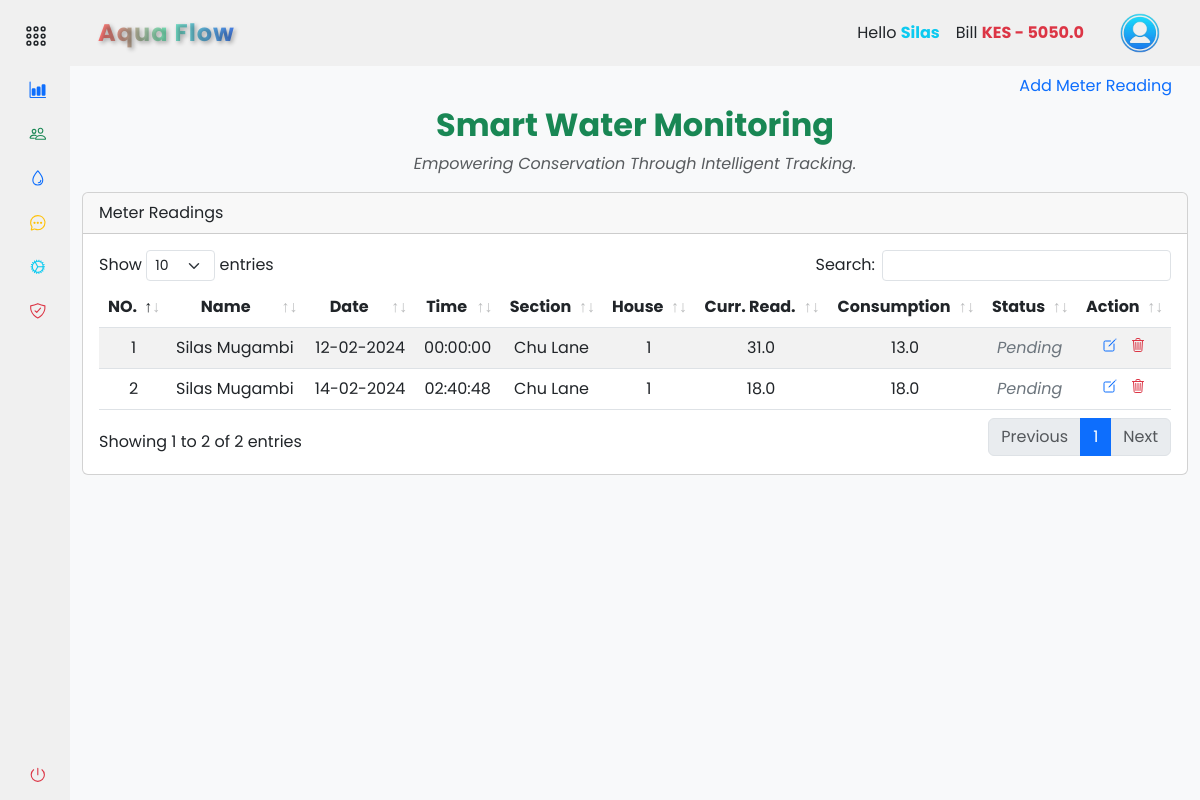
Page /accounts/records/meter_readings (signed in) on the earlier database version.
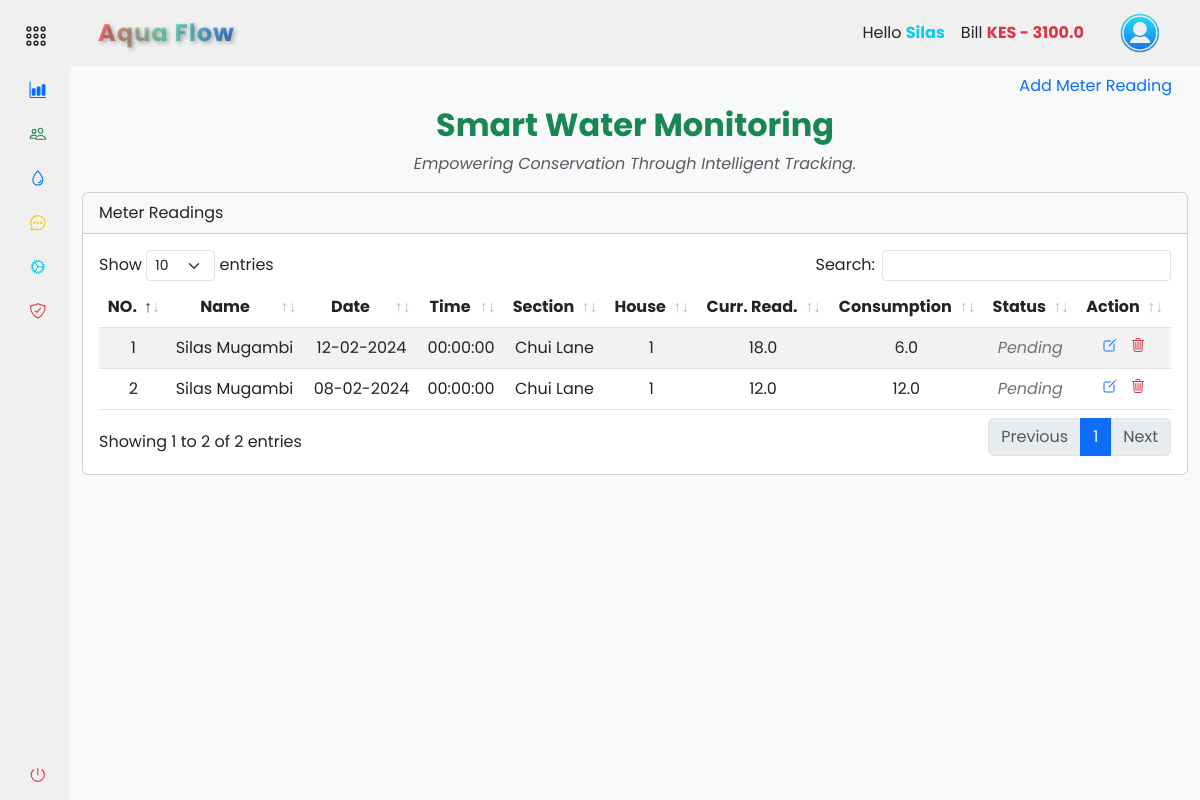
Same page on the later database version.
### app/backend/models/user.py (models this page shows, shortened)
class MeterReading(db.Model):
    id = db.Column(db.Integer, primary_key=True)
    user_id = db.Column(db.Integer, db.ForeignKey('user.id'), nullable=False)
    timestamp = db.Column(db.DateTime, default=datetime.now(timezone.utc) + timedelta(hours=3), nullable=False)
    customer_name = db.Column(db.String(50))
    house_section = db.Column(db.String(50))
    house_number = db.Column(db.String(20))
    reading_value = db.Column(db.Float)
    consumed = db.Column(db.Float)
    unit_price = db.Column(db.Float)
    service_fee = db.Column(db.Float)
    sub_total_price = db.Column(db.Float)
    total_price = db.Column(db.Float)
    reading_status = db.Column(db.Boolean, default=False)
    payments = db.relationship('Payment', backref='meter_reading', lazy=True)

### app/backend/accounts/records/routes.py (the view, shortened to what this page needs)
@records_bp.route('/meter_readings', methods=['GET', 'POST'])
@login_required
def meter_readings():
    add_meter_reading_form = AddMeterReadingForm()
    edit_meter_reading_form = EditMeterReadingForm()
    house_sections = db.session.query(User.house_section.distinct()).all()
    meter_readings = get_meter_readings(current_user)
    return render_template('accounts/meter_readings.html', house_sections=house_sections, meter_readings=meter_readings, form=add_meter_reading_form, edit_form=edit_meter_reading_form, hide_footer=True)

### app/backend/accounts/records/forms.py
class AddMeterReadingForm(FlaskForm):
    house_section = StringField('House Section:', validators=[DataRequired()])
    house_number = StringField('House Number:', validators=[DataRequired()])
    reading_value = FloatField('Reading Value:', validators=[DataRequired()])
    submit = SubmitField('Submit')

class EditMeterReadingForm(FlaskForm):
    customer_name = StringField('Customer Name', validators=[DataRequired()])
    house_section = StringField('House Section', validators=[DataRequired()])
    house_number = StringField('House Number', validators=[DataRequired()])
    reading_value = FloatField('Reading Value', validators=[DataRequired()])
    consumed = FloatField('Consumed Units', validators=[DataRequired()])
    unit_price = FloatField('Unit Price', validators=[DataRequired()])
    total_price = FloatField('Total Price', validators=[DataRequired()])
    timestamp = DateField('Reading Date', validators=[DataRequired()])
    reading_status = BooleanField('Reading Status')
    submit = SubmitField('Update')

### app/backend/accounts/accounts_context.py (called while the page is built)
def inject_now():
    return {'now': datetime.utcnow() + timedelta(hours=3)}

### app/assets/templates/accounts/meter_readings.html (shortened to what this page needs)
{% extends 'base.html' %} {% block content %}
<section class="container-fluid">
  <ul class="nav nav-pills justify-content-end border-0">
    <li type="button" class="nav-item">
      <a
        class="nav-link"
        data-bs-toggle="modal"
        data-bs-target="#addMeterReadingModal"
        >Add Meter Reading</a
      >
    </li>
  </ul>
  <div class="text-center">
    <h2 class="fw-bold text-success mb-2">Smart Water Monitoring</h2>
    <p class="text-muted fst-italic">
      Empowering Conservation Through Intelligent Tracking.
    </p>
  </div>
  <div class="col-md-12">
    <div class="card mt-3 mb-3">
      <div class="card-header">Meter Readings</div>
      <div class="card-body">
        <div class="table-responsive">
          <table
            class="table table-striped text-center data-table"
            style="width: 100%"
          >
            <thead>
              <tr>
                <th scope="col">NO.</th>
                <th scope="col">Name</th>
                <th scope="col">Date</th>
                <th scope="col">Time</th>
                <th scope="col">Section</th>
                <th scope="col">House</th>
                <th scope="col">Curr. Read.</th>
                <th scope="col">Consumption</th>
                <th scope="col">Status</th>
                <th scope="col">Action</th>
              </tr>
            </thead>
            <tbody>
              {% if meter_readings %} {% for reading in meter_readings | reverse
              %}
              <tr>
                <td>{{ loop.index }}</td>
                <td class="text-start">{{ reading.customer_name.title() }}</td>
                <td>{{ reading.timestamp.strftime('%d-%m-%Y') }}</td>
                <td>
                  {{ reading.timestamp.strftime('%H:%M:%S') if reading.timestamp
                  else '' }}
                </td>
                <td>{{ reading.house_section.title() }}</td>
                <td>{{ reading.house_number }}</td>
                <td>{{ reading.reading_value }}</td>
                <td>{{ reading.consumed }}</td>
                <td
                  class="fst-italic {% if reading.reading_status %}text-success{% else %}text-secondary{% endif %}"
                >
                  {{ 'Cleared' if reading.reading_status else 'Pending' }}
                </td>
                <td>
                  <a
                    action="{{ url_for('accounts.records.edit_meter_reading', meter_reading_id=reading.id) }}"
                    class="me-2"
                    data-bs-toggle="modal"
                    data-bs-target="#editConfirmationModal{{ reading.id }}"
                  >
                    <ion-icon
                      name="create-outline"
                      class="text-primary"
                    ></ion-icon>
                  </a>
                  <a
                    action="#deleteConfirmationModal_{{ reading.id }}"
                    class=""
                    data-bs-toggle="modal"
                    data-bs-target="#deleteConfirmationModal_{{ reading.id }}"
                  >
                    <ion-icon
                      name="trash-outline"
                      class="text-danger"
                    ></ion-icon>
                  </a>
                </td>
              </tr>
              {% endfor %}{% else %}
              <tr>
                <td colspan="12">No billing data available</td>
              </tr>
              {% endif %}
            </tbody>
          </table>
        </div>
      </div>
    </div>
  </div>
</section>
{% endblock %}

### app/assets/templates/components/navbar.html (shortened to what this page needs)
{% if not hide_navbar %}
<header
  id="navbar"
  class="navbar navbar-expand-lg sticky-sm-top {% if not current_user.is_authenticated %}bg-dark{% endif %}"
>
  <div class="container-fluid">
    <a
      class="navbar-brand text-center d-flex align-items-center fw-bold ms-3 {% if not current_user.is_authenticated %}text-light{% else %}gradient-text{% endif %}"
      href="#"
    >
      {% if company_name %}{{ company_name.title() }}{% else %}ApoGen{% endif %}
    </a>
    <div class="collapse navbar-collapse" id="navbarToggler">
      <div class="d-flex align-items-center ms-auto">
         {% if current_user.is_authenticated %}
        <ul class="navbar-nav me-3">
          <li class="nav-item">
            <a class="nav-link text-dark">
              Hello
              <span class="text-info fw-bold"
                >{{ current_user.first_name.title() }}</span
              >
            </a>
          </li>
          <li class="nav-item">
            <a class="nav-link text-dark">
              Bill
              <span
                class="fw-bold {% if total_bill > 0 %}text-danger{% else %}text-success{% endif %}"
                >KES {% if total_bill > 0 %}-{% endif %} {{ total_bill }}</span
              >
            </a>
          </li>
        </ul>
        <div class="btn-group">
          <button
            type="button"
            class="btn navbar-brand rounded-circle border-0"
            data-bs-toggle="dropdown"
            aria-expanded="false"
          >
            <img
              src="{{ url_for('static', filename='images/user.png') }}"
              alt="logo image"
              height="40px"
              width="40px"
            />
          </button>
        </div>
        {% endif %}
      </div>
    </div>
  </div>
</header>
{% endif %}

Differences in the rows shown:
changed MeterReading (number 1 of 2 on the later page): house_section "Chu Lane" → "Chui Lane"; reading_value "31.0" → "18.0"; consumed "13.0" → "6.0"
changed MeterReading (number 2 of 2 on the later page): timestamp "14-02-2024" → "08-02-2024"; timestamp "02:40:48" → "00:00:00"; house_section "Chu Lane" → "Chui Lane"; reading_value "18.0" → "12.0"; consumed "18.0" → "12.0"
Other differences:
{{ total_bill }}: "5050.0" → "3100.0"
